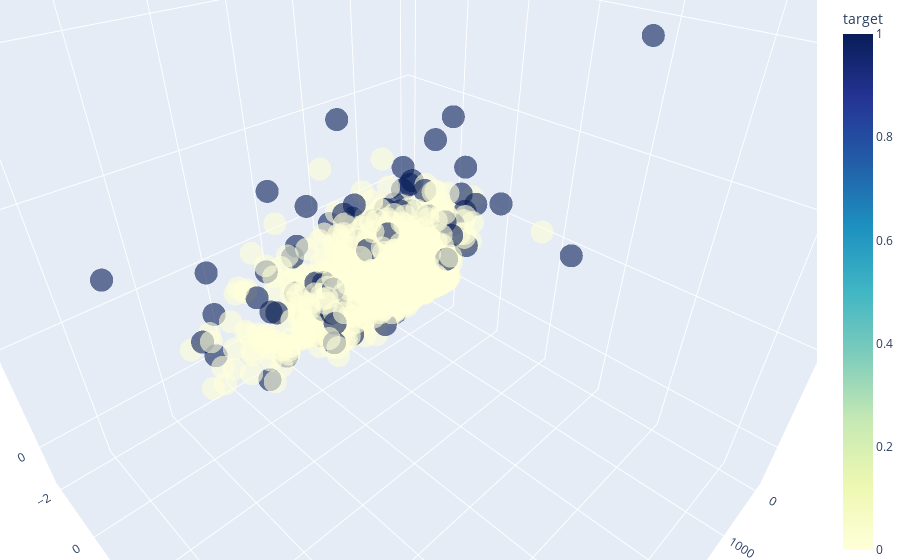

Notebook code for this chart:
### Code cell
fig = px.scatter_3d(df_final, x='PTS', y='VORP_3', z='WS_3', color='target', size_max=10, opacity=0.6,\
                   color_continuous_scale='YlGnBu')
fig.update_layout(margin=dict(l=0, r=0, b=0, t=0))
fig.show()

### Figure 1 — Plotly figure (JSON) as saved in the notebook; plotly's stock layout.template omitted (floating-point values rounded to 4 significant figures; data arrays with more than 128 entries replaced by an {"elided": "..."} marker saying what was removed)
{"data": [{"hovertemplate": "PTS=%{x}<br>VORP_3=%{y}<br>WS_3=%{z}<br>target=%{marker.color}<extra></extra>", "legendgroup": "", "marker": {"color": {"elided": "1273 int values"}, "coloraxis": "coloraxis", "opacity": 0.6, "symbol": "circle"}, "mode": "markers", "name": "", "scene": "scene", "showlegend": false, "type": "scatter3d", "x": {"elided": "1273 int values"}, "y": {"elided": "1273 float values"}, "z": {"elided": "1273 float values"}}], "layout": {"autosize": true, "coloraxis": {"colorbar": {"title": {"text": "target"}}, "colorscale": [[0, "rgb(255,255,217)"], [0.125, "rgb(237,248,177)"], [0.25, "rgb(199,233,180)"], [0.375, "rgb(127,205,187)"], [0.5, "rgb(65,182,196)"], [0.625, "rgb(29,145,192)"], [0.75, "rgb(34,94,168)"], [0.875, "rgb(37,52,148)"], [1, "rgb(8,29,88)"]]}, "legend": {"tracegroupgap": 0}, "margin": {"b": 0, "l": 0, "r": 0, "t": 0}, "scene": {"aspectmode": "auto", "aspectratio": {"x": 1, "y": 1, "z": 1}, "camera": {"center": {"x": 0, "y": 0, "z": 0}, "eye": {"x": 0.6174, "y": 0.6174, "z": 0.6174}, "projection": {"type": "perspective"}, "up": {"x": 0, "y": 0, "z": 1}}, "domain": {"x": [0, 1], "y": [0, 1]}, "xaxis": {"title": {"text": "PTS"}, "type": "linear"}, "yaxis": {"title": {"text": "VORP_3"}, "type": "linear"}, "zaxis": {"title": {"text": "WS_3"}, "type": "linear"}}}}
